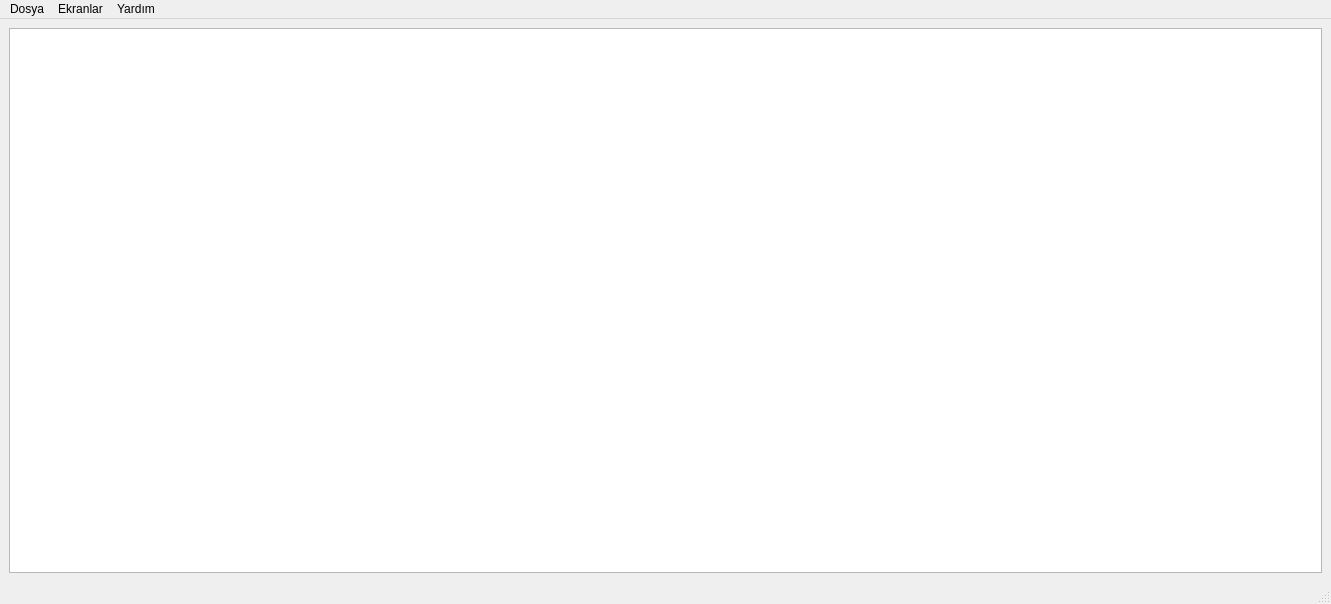
<?xml version="1.0" encoding="UTF-8"?>
<ui version="4.0">
 <class>MainWindow</class>
 <widget class="QMainWindow" name="MainWindow">
  <property name="geometry">
   <rect>
    <x>0</x>
    <y>0</y>
    <width>1331</width>
    <height>604</height>
   </rect>
  </property>
  <property name="windowTitle">
   <string>MainWindow</string>
  </property>
  <widget class="QWidget" name="centralwidget">
   <layout class="QVBoxLayout" name="verticalLayout">
    <item>
     <widget class="QTableView" name="tableView"/>
    </item>
   </layout>
  </widget>
  <widget class="QMenuBar" name="menubar">
   <property name="geometry">
    <rect>
     <x>0</x>
     <y>0</y>
     <width>1331</width>
     <height>21</height>
    </rect>
   </property>
   <widget class="QMenu" name="menuDosya">
    <property name="title">
     <string>Dosya</string>
    </property>
    <addaction name="separator"/>
    <addaction name="actionYeni"/>
    <addaction name="actionDisaAktar"/>
   </widget>
   <widget class="QMenu" name="menuHelp">
    <property name="title">
     <string>Yardım</string>
    </property>
    <addaction name="actionHelp"/>
   </widget>
   <widget class="QMenu" name="menuEkranlar">
    <property name="title">
     <string>Ekranlar</string>
    </property>
    <addaction name="actionAnaliz_Ekran"/>
   </widget>
   <addaction name="menuDosya"/>
   <addaction name="menuEkranlar"/>
   <addaction name="menuHelp"/>
  </widget>
  <widget class="QStatusBar" name="statusbar"/>
  <action name="actionYeni">
   <property name="text">
    <string>Yeni Analiz</string>
   </property>
  </action>
  <action name="actionDisaAktar">
   <property name="text">
    <string>Dışa Aktar</string>
   </property>
  </action>
  <action name="actionHelp">
   <property name="text">
    <string>Yardım</string>
   </property>
  </action>
  <action name="actionAnaliz_Ekran">
   <property name="text">
    <string>Analiz Ekranı</string>
   </property>
  </action>
 </widget>
 <resources/>
 <connections/>
</ui>
